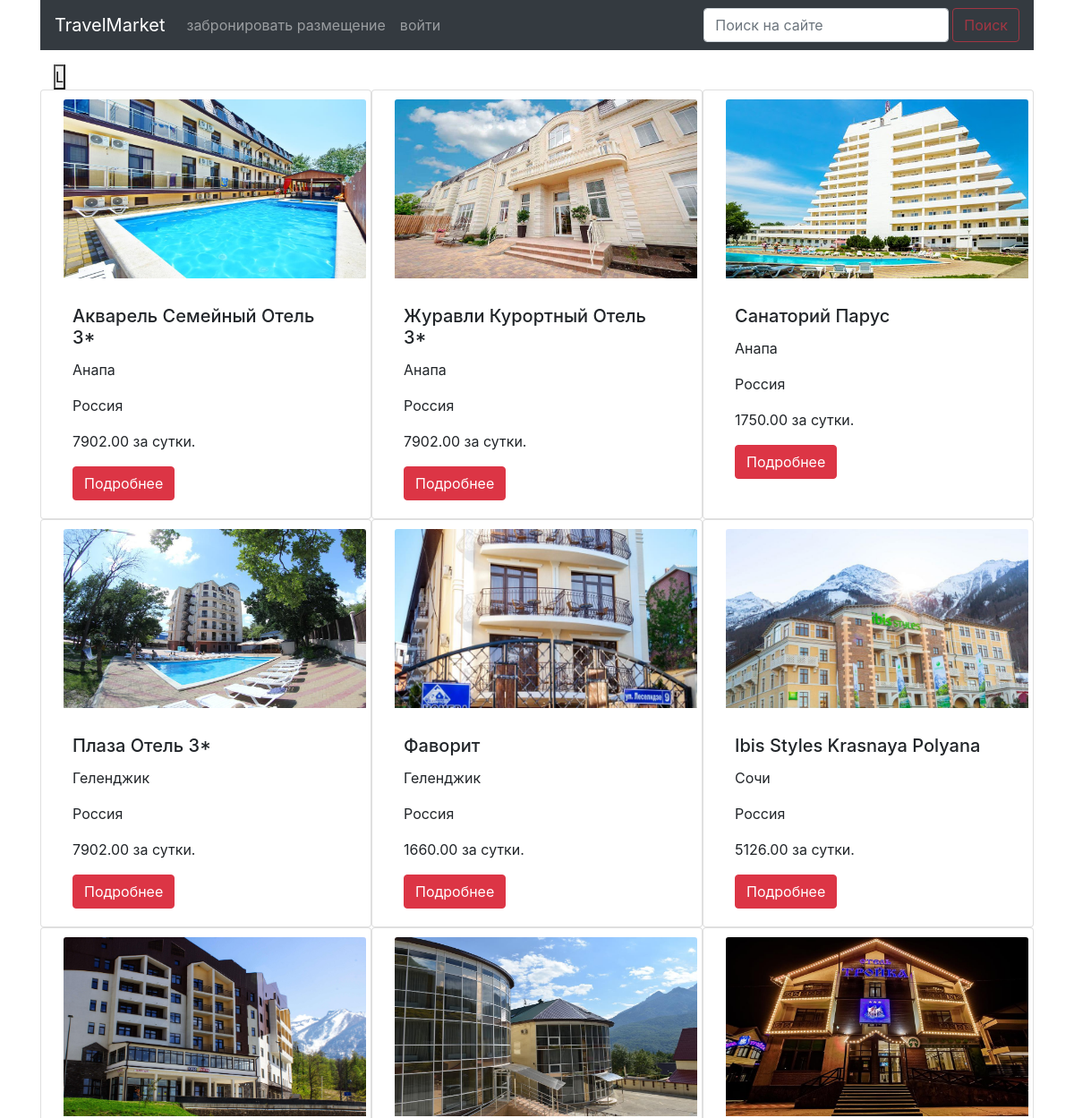
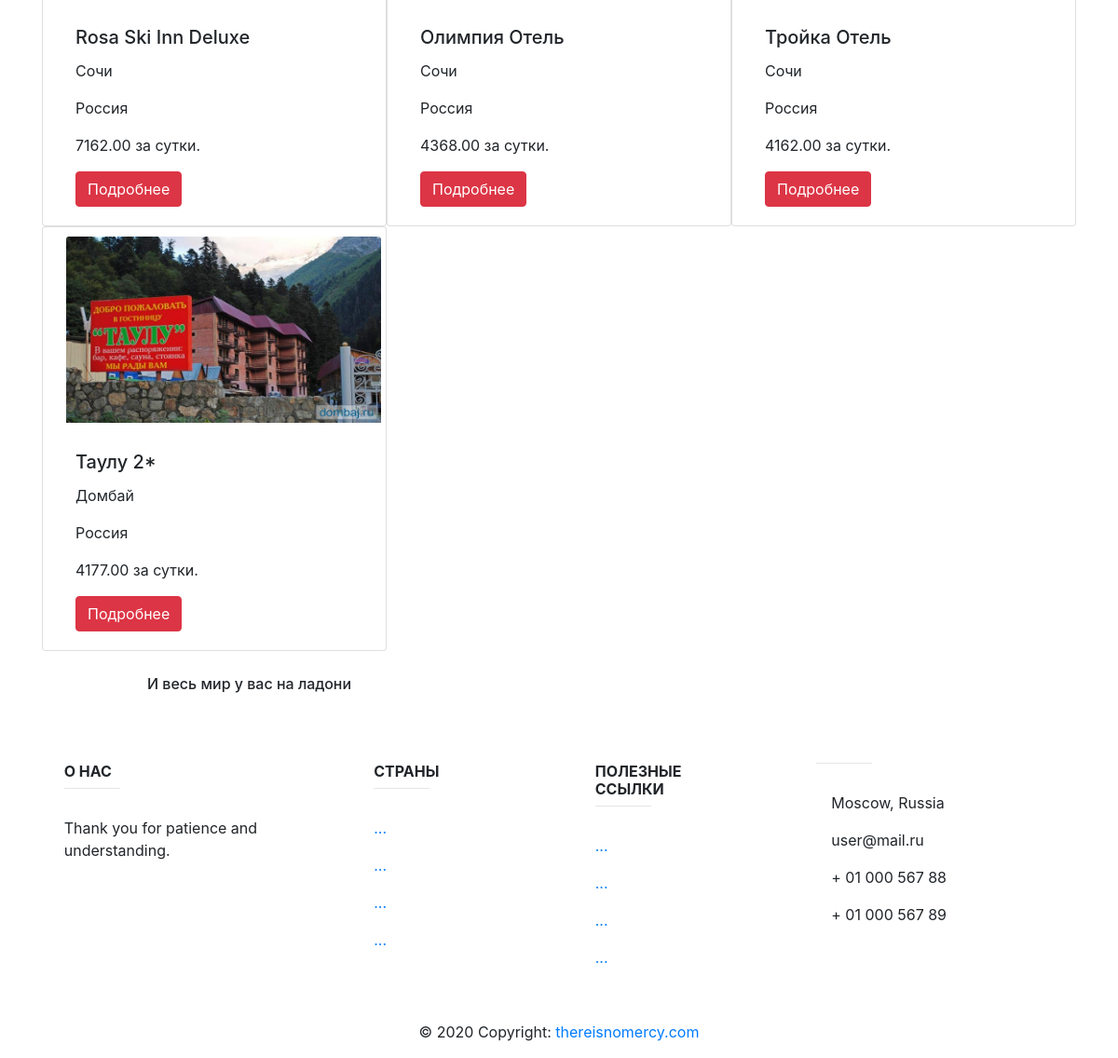
Screenshot of /list_of_accommodations/ with the database file from the repository (2 pictures, top to bottom).
### mainapp/models.py (models this page shows, shortened)
class Accommodation(models.Model):
    id = models.UUIDField(primary_key=True, default=uuid.uuid4, editable=False)
    country = models.ForeignKey(ListOfCountries, on_delete=models.CASCADE)
    region = models.ForeignKey(Regions, on_delete=models.CASCADE, related_name='Regionid')
    name = models.CharField(verbose_name='название проживания',
                                           max_length=128, unique=True)
    image = models.ImageField(upload_to='accommodation_img', blank=True)
    short_desc = models.TextField(verbose_name='краткое описание продукта',
                                  max_length=60, blank=True)
    description = models.TextField(verbose_name='описание продукта',
                                   blank=True)
    availability = models.PositiveIntegerField(
				verbose_name='количество свободных номеров')
    price = models.DecimalField(
        verbose_name='цена', max_digits=8, decimal_places=2, default=0)
    room_desc = models.TextField(verbose_name='краткое описание комнаты',
                                 max_length=60, blank=True)
    is_active = models.BooleanField(verbose_name='активна', default=True)
    @staticmethod
    def get_parametrs_items(param_id,param_type, join_type):
        list_of_accommodations2 = Accommodation.objects.select_related('region')
        if join_type == 'country':
            list_of_accommodations2 = list_of_accommodations2.select_related('country')
        if isinstance(param_id, list):
            print('param_id(list)=', param_id)
            if param_type=='country':
                list_of_accommodations2 = list_of_accommodations2.filter(region_id__country_id__in=param_id)
            elif param_type=='region':
                list_of_accommodations2 = list_of_accommodations2.filter(region_id__in=param_id)
        elif param_id:
            if param_type=='country':
                list_of_accommodations2 = list_of_accommodations2.filter(region_id__country_id=uuid.UUID(param_id))
            elif param_type == 'region':
                list_of_accommodations2 = list_of_accommodations2.filter(region_id=uuid.UUID(param_id))
            print('param_id()=', uuid.UUID(param_id))
        list_of_accommodations2 = list_of_accommodations2.order_by('region_id__country_id', 'region_id', 'name')
        return list_of_accommodations2

class Regions(models.Model):
    id = models.UUIDField(primary_key=True, default=uuid.uuid4, editable=False)
    country = models.ForeignKey(ListOfCountries, on_delete=models.CASCADE)
    name = models.CharField(verbose_name='имя', max_length=64, unique=True)
    description = models.TextField(verbose_name='описание', blank=True)
    is_active = models.BooleanField(verbose_name='активна', default=True)
    def __str__(self):
        return self.name

class ListOfCountries(models.Model):
    id = models.UUIDField(primary_key=True, default=uuid.uuid4, editable=False)
    name = models.CharField(verbose_name='имя', max_length=64, unique=True)
    description = models.TextField(verbose_name='описание', blank=True)
    is_active = models.BooleanField(verbose_name='активна', default=True)
    partsofworld = models.ForeignKey(PartsOfWorld, on_delete=models.CASCADE,blank=True,default=None,null=True)
    def __str__(self):
        return self.name

### mainapp/views.py (the view, shortened to what this page needs)
# urls.py: path('', mainapp.accommodations, name='index'),
def accommodations(request):
    title = 'размещение'
    format = 'icons'
    typeparam = None
    cntcase = None
    curent_user = auth.get_user(request)
    profile_curr_user = TravelUserProfile.objects.filter(user=curent_user.id)
    curr_profile =  profile_curr_user.values('accomm_format')
    if curr_profile:
        format = curr_profile[0]['accomm_format']
    print('countryes_case=', cntcase)
    list_of_accommodations = Accommodation.get_parametrs_items(param_id=cntcase, param_type=typeparam, join_type='country')
    list_of_country = ListOfCountries.objects.values('id','name')
    List_of_regions = Regions.objects.select_related('country').values('id','name','country_id','country_id__name')
    for elm in list_of_country:
        if UserCaseProfile.objects.filter(user_id=curent_user.id, param_id=elm['id'], context='country'):
            elm['is_active'] = True
        else:
            elm['is_active'] = False
    for elm in List_of_regions:
        if UserCaseProfile.objects.filter(user_id=curent_user.id, param_id=elm['id'], context='region'):
            elm['is_active'] = True
        else:
            elm['is_active'] = False
    pagename = 'accommodations'
    content = {
        'title': title,
        'pagename': pagename,
        'list_of_accommodations': list_of_accommodations,
        'list_of_country': list_of_country,
        'list_of_regions': List_of_regions,
        'format': format,
    }
    return render(request, 'mainapp/accommodations.html', content)

### mainapp/templates/mainapp/accommodations.html (shortened to what this page needs)
{% extends 'mainapp/base.html' %}
{% load static %}
{% block content %}
    <div class="container mt-3">
        <form method="post">
            <button name="btn_format" id="btn_format" type="submit" value="{{format}}">
                {% if format == "icons" %}
                    L
                {% endif %}
            </button>
        </form>
        <div class="row centered">
            {% for offer in list_of_accommodations %}
                <div class="card  col-lg-4" style="width: 16rem; display: flex">
                    {% if format == "icons" %}
                        <img src="/media/{{ offer.image }}"
                            class="card-img-top filters__img" alt="...">
                    {% endif %}
                    <div class="card-body fa fa-align-justify">
                        <h5 class="card-title">{{ offer.name|title }}</h5>
                        <p class="card-text">{{ offer.region|title }}</p>
                        <p class="card-text">{{ offer.region.country|title }}</p>
                        <p class="card-text">{{ offer.price }} за
								сутки.</p>
                        <a href="{% url 'acc:accommodation' offer.pk %}"
                           class="btn btn-danger">Подробнее</a>
                    </div>
                </div>
            {% endfor %}
        </div>
    </div>
{% endblock %}

### mainapp/templates/mainapp/base.html (shortened to what this page needs)
<!DOCTYPE html>
<html lang="en">
<head>
    <title>{% load static %}
    {% block css %}
        <link rel="stylesheet" type="text/css"
              href="{% static 'css/bootstrap.min.css' %}">
        <link rel="stylesheet" type="text/css"
              href="{% static 'css/style.css' %}">
        <link rel="stylesheet"
         href="https://stackpath.bootstrapcdn.com/bootstrap/4.5.0/css/bootstrap.min.css"
>
    {% endblock %}
</head>
<body>
<div class="container">
    {% block menu %}
        {% include 'mainapp/includes/inc_menu.html' %}
    {% endblock %}
    {% block content %}
    {% endblock %}
</div>
</body>
<footer>
    {% block footer %}
        {% include 'mainapp/includes/inc_footer.html' %}
    {% endblock %}
</footer>
</html>
</head>
<body>
</body>
</html>

### mainapp/templates/mainapp/includes/inc_menu.html (shortened to what this page needs)
<div class="">
<nav class="navbar navbar-expand-lg navbar-dark bg-dark ">
    <div class="collapse navbar-collapse" id="navbarTogglerDemo01">
        <a class="navbar-brand" href="{% url 'main' %}">TravelMarket</a>
        <ul class="navbar-nav mr-auto mt-2 mt-lg-0">
            <li class="nav-item"><a class="nav-link"
                                    href="{% url 'acc:index' %}">
                забронировать размещение</a></li>
            <li class="nav-item dropdown">
                {% if user.is_authenticated %}
                    <a class="nav-link dropdown-toggle"
                       href="" data-toggle="dropdown" aria-haspopup="true"
                       aria-expanded="false">
                        {{ user|default:'пользователь' }}
                    </a>
                    <a class="dropdown-item" href="{% url 'basket:view' %}">
                        корзина
                    </a>
                    <div class="dropdown-menu" aria-labelledby="navbarDropdown">
                        <a class="dropdown-item" href="{% url 'auth:edit' %}">профиль</a>
                        {% if user.is_superuser %}
                            <div class="dropdown-divider"></div>
                        {% endif %}
                    </div>
                    <li class="nav-item">
                        <a class="nav-link"
                           href="{% url 'auth:logout' %}">выйти</a>
                    </li>
                {% else %}
                    <li class="nav-item">
                        <a class="nav-link"
                           href="{% url 'auth:login' %}">войти</a>
                    </li>
                {% endif %}
            </li>
        </ul>
        <form class="form-inline my-2 my-lg-0" >
            <input class="form-control mr-sm-1 " action="{% url 'acc:index' %}"
                   type="search" placeholder="Поиск на сайте" aria-label="Search"
            name="search">
            <button class="btn btn-outline-danger my-2 my-sm-0 disabled"
                    type="submit">Поиск</button>
        </form>
    </div>
</nav>
</div>

### mainapp/templates/mainapp/includes/inc_footer.html (shortened to what this page needs)
<div class="page-footer font-small unique-color-dark">
            <div class="container">
                <div class="row py-4 d-flex align-items-center">
                    <div class="col-md-6 col-lg-5
                    text-center text-md-left mb-4 mb-md-0">
                        <h6 class="mb-0 text-center">
                            И весь мир у вас на ладони</h6>
                    </div>
                    <div class="col-md-6 col-lg-7 text-center text-md-right">
                        <a class="fb-ic">
                        </a>
                        <a class="tw-ic">
                        </a>
                        <a class="gplus-ic">
                        </a>
                        <a class="li-ic">
                        </a>
                    </div>
                </div>
            </div>
            <div class="container text-center text-md-left mt-5">
                <div class="row mt-3">
                    <div class="col-md-3 col-lg-4 col-xl-3 mx-auto mb-4">
                        <h6 class="text-uppercase font-weight-bold">О нас</h6>
                        <hr class="deep-purple accent-2 mb-4 mt-0
                         d-inline-block mx-auto" style="width: 60px;">
                        <p>Thank you for patience and understanding.</p>
                    </div>
                    <div class="col-md-2 col-lg-2 col-xl-2 mx-auto mb-4">
                        <h6 class="text-uppercase font-weight-bold">Страны</h6>
                        <hr class="deep-black accent-2 mb-4 mt-0
                        d-inline-block mx-auto" style="width: 60px;">
                        <p>
                            <a href="#!">...</a>
                        </p>
                        <p>
                            <a href="#!">...</a>
                        </p>
                        <p>
                            <a href="#!">...</a>
                        </p>
                        <p>
                            <a href="#!">...</a>
                        </p>
                    </div>
                    <div class="col-md-3 col-lg-2 col-xl-2 mx-auto mb-4">
                        <h6 class="text-uppercase font-weight-bold">
                            Полезные ссылки</h6>
                        <hr class="deep-purple accent-2 mb-4 mt-0
                        d-inline-block mx-auto" style="width: 60px;">
                        <p>
                            <a href="#!">...</a>
                        </p>
                        <p>
                            <a href="#!">...</a>
                        </p>
                        <p>
                            <a href="#!">...</a>
                        </p>
                        <p>
                            <a href="#!">...</a>
                        </p>
                    </div>
                    <div class="col-md-4 col-lg-3
                    col-xl-3 mx-auto mb-md-0 mb-4">
                        <hr class="deep-purple accent-2 mb-4 mt-0
                        d-inline-block mx-auto" style="width: 60px;">
                        <p>
                            Moscow, Russia</p>
                        <p>
                            user@mail.ru</p>
                        <p>
                            + 01 000 567 88</p>
                        <p>
                            + 01 000 567 89</p>
                    </div>
                </div>
            </div>
            <div class="footer-copyright text-center py-3">&copy; 2020 Copyright:
                <a href="#">thereisnomercy.com</a>
            </div>
        </div>

### static/css/style.css (style rules this page uses)
* { margin: 0; padding: 0; }
body { font-family: 'Montserrat', sans-serif; }
html, body { height: 100%; }
.filters__img { width: 100%; height: 200px; overflow: hidden; margin: 10px; }
.container { width: 1366px; margin: 0 auto; min-height: 100%; }

### rows the page displays
Accommodation: image (picture), name "Акварель Семейный Отель 3*", region "Анапа", region.country "Россия", price "7902.00"
Accommodation: image (picture), name "Журавли Курортный Отель 3*", region "Анапа", region.country "Россия", price "7902.00"
Accommodation: image (picture), name "Санаторий Парус", region "Анапа", region.country "Россия", price "1750.00"
Accommodation: image (picture), name "Плаза Отель 3*", region "Геленджик", region.country "Россия", price "7902.00"
Accommodation: image (picture), name "Фаворит", region "Геленджик", region.country "Россия", price "1660.00"
Accommodation: image (picture), name "Ibis Styles Krasnaya Polyana", region "Сочи", region.country "Россия", price "5126.00"
Accommodation: image (picture), name "Rosa Ski Inn Deluxe", region "Сочи", region.country "Россия", price "7162.00"
Accommodation: image (picture), name "Олимпия Отель", region "Сочи", region.country "Россия", price "4368.00"
Accommodation: image (picture), name "Тройка Отель", region "Сочи", region.country "Россия", price "4162.00"
Accommodation: image (picture), name "Таулу 2*", region "Домбай", region.country "Россия", price "4177.00"
